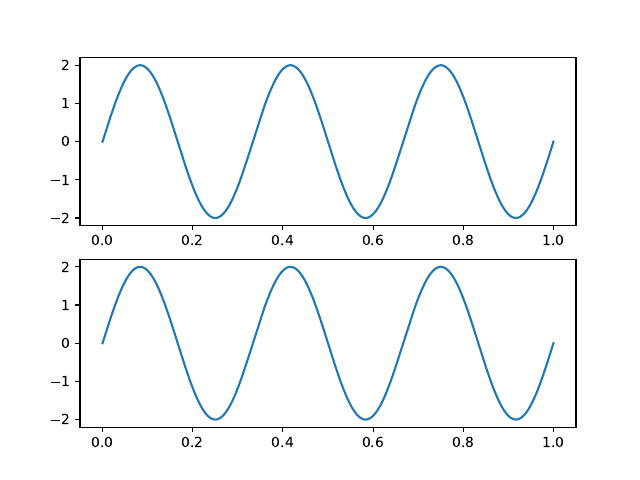

This chart was generated by the following Python code:
import numpy as np
import matplotlib.pyplot as plt

times = np.linspace(0, 1, 400)
A = 2
sin_signal = A * np.array([np.sin(6*np.pi*t) for t in times])
cos_signal = A * np.array([np.cos(np.pi/2 - 6*np.pi*t) for t in times])

fig, (ax1, ax2) = plt.subplots(2)

ax1.plot(times, sin_signal)
ax2.plot(times, cos_signal)

plt.savefig("ex1.pdf")